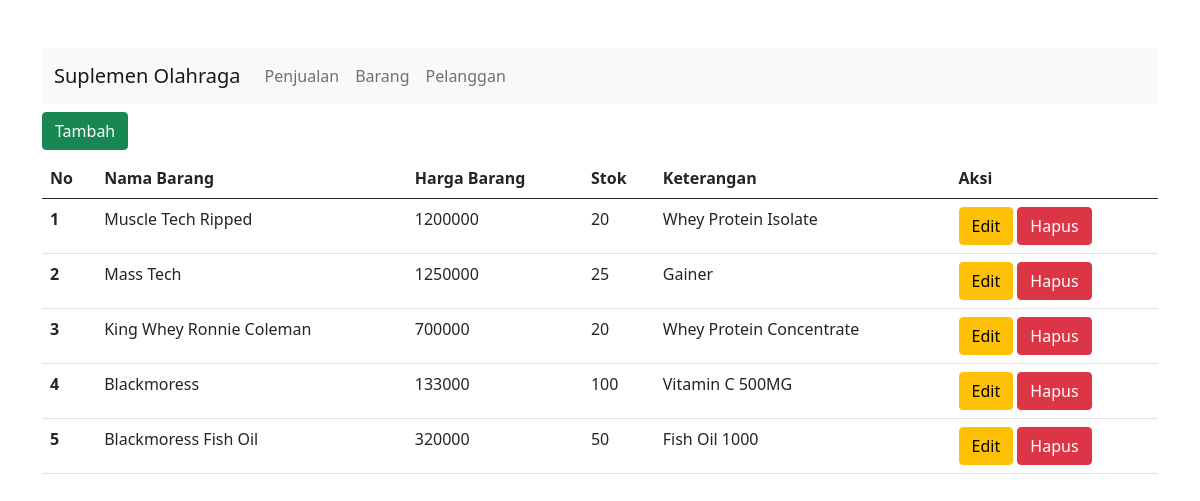
The page / on the database its author committed.
### tables this page shows
CREATE TABLE `barang` (
  `barang_id` int(11) NOT NULL,
  `nama_barang` varchar(100) NOT NULL,
  `harga_barang` int(15) NOT NULL,
  `stok` int(11) NOT NULL,
  `keterangan` text NOT NULL
);

### application/controllers/Barang.php (called while the page is built, shortened)
<?php
class Barang extends CI_Controller
{
	public function __construct()
	{
		$this->load->helper('url');
		$this->load->model('BarangModel');
	}
	public function index()
	{
		$data['allbarang'] = $this->BarangModel->get_all_data_barang();
		$data['title'] = "Daftar Barang";
		$this->load->view('templates/header',$data);
		$this->load->view('barang/index', $data);
		$this->load->view('templates/footer');
	}
}

### index.php (called while the page is built, shortened)
<?php
require_once BASEPATH.'core/CodeIgniter.php';

### application/models/BarangModel.php (called while the page is built, shortened)
<?php
class BarangModel extends CI_Model {
    public function get_all_data_barang()
    {
            $query = "SELECT * FROM barang";
            return $this->db->query($query)->result_array();
    }
}

### application/views/barang/index.php (the view)
<div class="row mt-2">
    <div class="col-3">
      <a href="<?= base_url('barang/create') ?>" class="btn btn-success">Tambah</a>
    </div>
  </div>
  <table class="table mt-2">
    <thead>
      <tr>
        <th scope="col">No</th>
        <th scope="col">Nama Barang</th>
        <th scope="col">Harga Barang</th>
        <th scope="col">Stok</th>
        <th scope="col">Keterangan</th>
        <th scope="col">Aksi</th>
      </tr>
    </thead>
    <tbody>
      <?php
      foreach ($allbarang as $no => $ab) {
      ?>
        <tr>
          <th scope="row"><?= $no + 1 ?></th>
          <td><?= $ab['nama_barang']; ?></td>
          <td><?= $ab['harga_barang']; ?></td>
          <td><?= $ab['stok']; ?></td>
          <td><?= $ab['keterangan']; ?></td>
          <td>
            <a href="<?= base_url('barang/edit/' . $ab['barang_id']) ?>" class="btn btn-warning">Edit</a>
            <a href="<?= base_url('barang/hapus/' . $ab['barang_id']) ?>" class="btn btn-danger">Hapus</a>
          </td>
        </tr>
      <?php } ?>
    </tbody>
  </table>

### application/views/templates/header.php (shortened to what this page needs)
<!doctype html>
<html lang="en">
<head>
 <link href="https://cdn.jsdelivr.net/npm/bootstrap@5.0.2/dist/css/bootstrap.min.css" rel="stylesheet">
</head>
<body>
 <div class="container mt-5">
  <nav class="navbar navbar-expand-lg navbar-light bg-light">
   <div class="container-fluid">
    <a class="navbar-brand" href="#">Suplemen Olahraga</a>
    <div class="collapse navbar-collapse" id="navbarSupportedContent">
     <ul class="navbar-nav me-auto mb-2 mb-lg-0">
      <li class="nav-item">
       <a class="nav-link " aria-current="page" href="<?= base_url('penjualan') ?>">Penjualan</a>
      </li>
      <li class="nav-item">
       <a class="nav-link " aria-current="page" href="<?= base_url('barang') ?>">Barang</a>
      </li>
      <li class="nav-item">
       <a class="nav-link " aria-current="page" href="<?= base_url('pelanggan') ?>">Pelanggan</a>
      </li>
     </ul>
    </div>
   </div>
  </nav>

### application/views/templates/footer.php (shortened to what this page needs)
</div>
</body>
</html>

### rows shown on the page
barang: nama_barang "Muscle Tech Ripped", harga_barang "1200000", stok "20", keterangan "Whey Protein Isolate"
barang: nama_barang "Mass Tech", harga_barang "1250000", stok "25", keterangan "Gainer"
barang: nama_barang "King Whey Ronnie Coleman", harga_barang "700000", stok "20", keterangan "Whey Protein Concentrate"
barang: nama_barang "Blackmoress", harga_barang "133000", stok "100", keterangan "Vitamin C 500MG"
barang: nama_barang "Blackmoress Fish Oil", harga_barang "320000", stok "50", keterangan "Fish Oil 1000"
